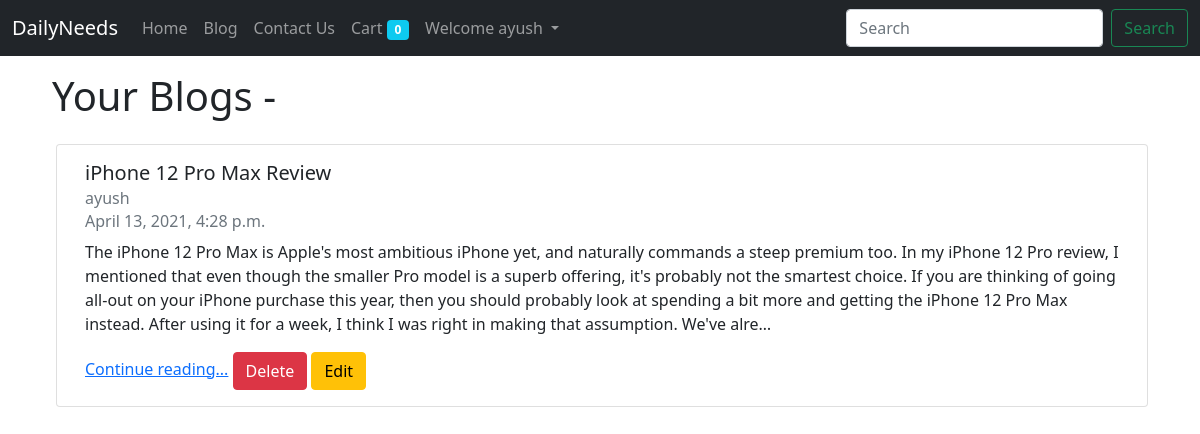
Before: /blog/allposts (signed in) with the older database file.
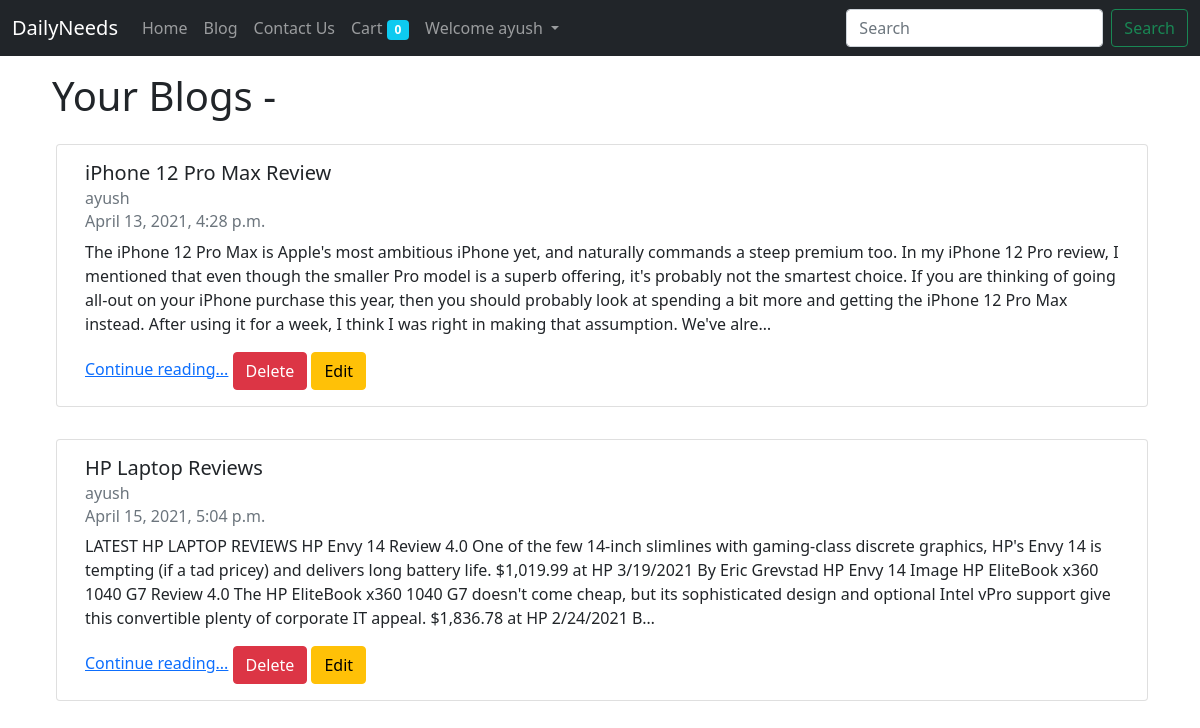
After: the same page with the newer database file.
### blog/models.py (models this page shows, shortened)
class Post(models.Model):
    title=models.CharField(max_length=255)
    author=models.ForeignKey(User,on_delete=models.CASCADE)
    content=models.TextField()
    slug=models.SlugField(max_length=500,unique=True,blank=True)
    timestamp=models.DateTimeField(default=now)

### blog/views.py (the view)
# urls.py: path('allposts',views.allposts,name='allposts'),
def allposts(request):
    post_user=Post.objects.filter(author=request.user)
    return render(request,'blog/allPosts.html',{'post_user':post_user})

### home/templates/blog/allPosts.html
{% extends 'home/index.html' %}
{% block main %}
<div class="row m-3 container">
    <h1>Your Blogs -</h1>
{% for eachpost in post_user %}
<div class="card m-3" style="width: 100%;">
    <div class="card-body">
      <h5 class="card-title">{{eachpost.title}}</h5>
      <h6 class="card-subtitle mb-2 text-muted">{{eachpost.author}}</h6>
      <h6 class="card-subtitle mb-2 text-muted">{{eachpost.timestamp}}</h6>
      <p class="card-text">{{eachpost.content|truncatechars:500}}</p>
      <a href="/blog/{{eachpost.slug}}" class="card-link">Continue reading...</a>
      <a href="/blog/delete/{{eachpost.id}}" class="btn btn-danger">Delete</a>
      <a href="/blog/edit/{{eachpost.id}}" class="btn btn-warning">Edit</a>
    </div>
  </div>
{% endfor %}
</div>
{% endblock main %}

Changed rows visible on the page:
added Post: title "HP Laptop Reviews", author "ayush", timestamp "April 15, 2021, 5:04 p.m.", content "LATEST HP LAPTOP REVIEWS HP Envy 14 Review 4.0 One of the few 14-inch slimlines with gaming-class discrete graphics, HP's Envy 14 is tempting (if a tad pricey) and delivers long battery life. $1,019.99 at HP 3/19/2021 By Eric Grevstad HP Envy 14 Image HP EliteBook x360 1040 G7 Review 4.0 The HP EliteBook x360 1040 G7 doesn't come cheap, but its sophisticated design and optional Intel vPro support give this convertible plenty of corporate IT appeal. $1,836.78 at HP 2/24/2021 B…"
